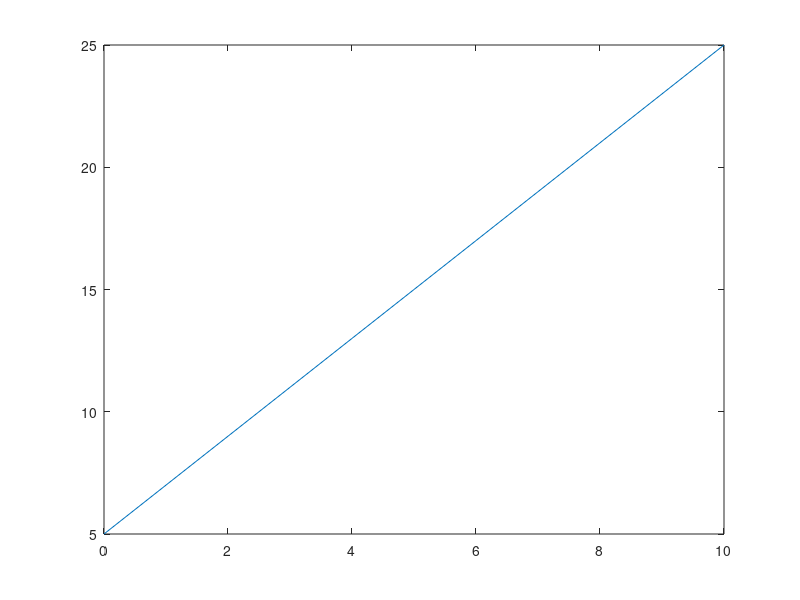
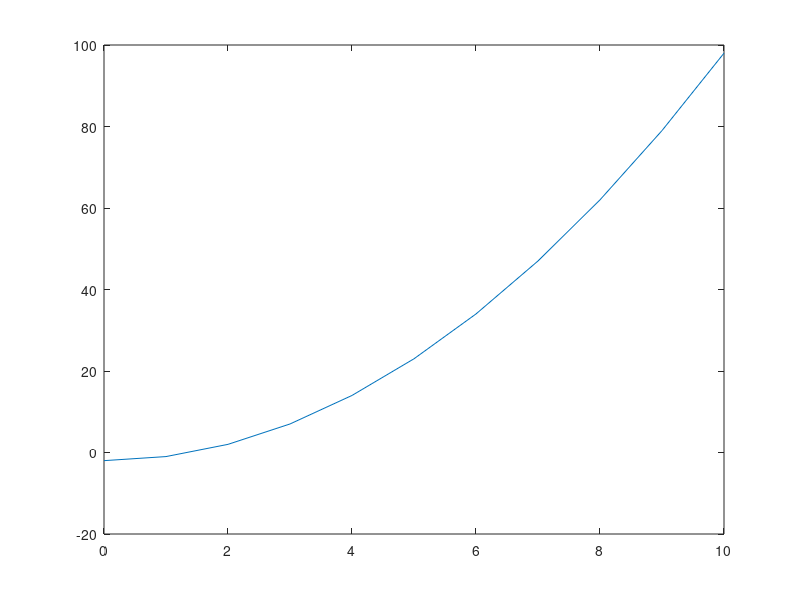
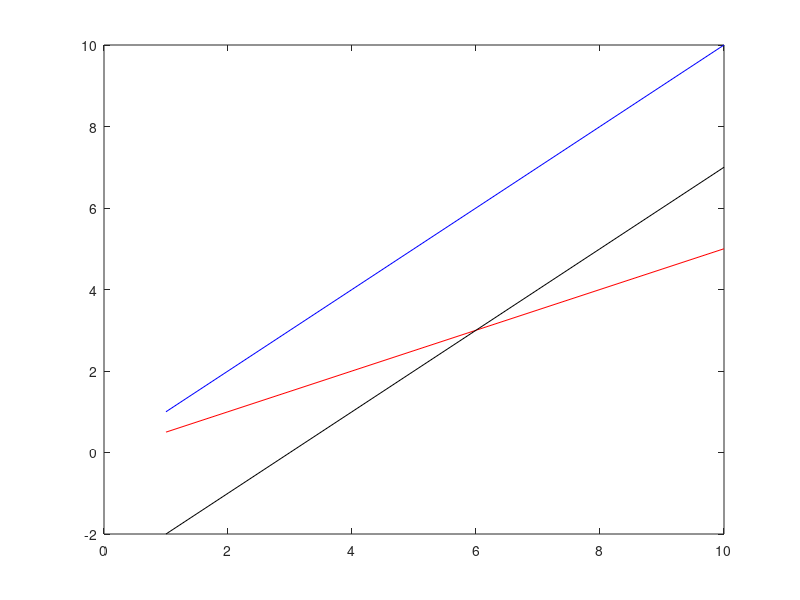
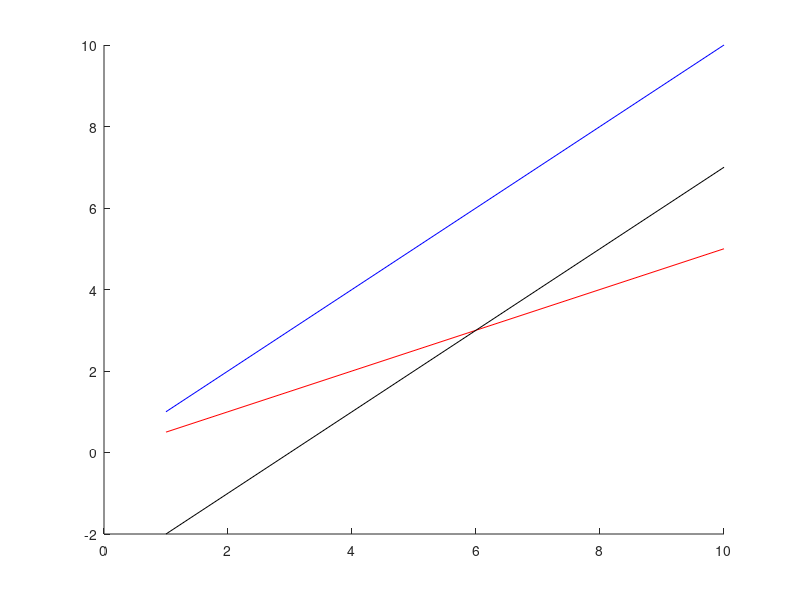

The MATLAB script that drew these images, in order:
% Tad Riley
% Date: Nov 12, 2017
% Last Edit:
% Source: notes09
% Tables and 2D plotting

%close all %can be used to close all plot figures / pop=ups at once

x=1:5; y = -11:-1:-15; z = 0:10000:40000;
disp('           x           y           z');
disp([x;y;z]')

fprintf('\n %8g \t %8g \t %8g\n', [x;y;z])

x = -1.23327432:0.00000001:-1.23327428; y =0:10000:40000; z = 50:50:250;
fprintf('\n %12c \t %12c \t %12c \t %12c \n','x','y','z');
fprintf('\n %12.9g \t %12.9g \t %12.9g', [x;y;z])
fprintf('\n')

x = [5,50,500,5000,50000]; y = 0:10000:40000; z= 50:50:250;
fprintf('\n %g %g %g', [x;y;z])
fprintf('\n')

x = 0:10; y = x.^2-2; z = 2*x +5;
plot(x,y)   % Opens figure 1
plot(x,z)   % Overwrites in Figure 1

figure % Opens Fig. 2
plot(x,y) % Plots on figure 2

figure
x = 1:10; y = x; z = 0.5*x; q = x-3;
plot(x,y,'b',x,z,'r',x,q,'k')   % Plots to the same figure

% This will also plot to one figure
figure; hold on
plot(x,y,'b')
plot(x,z,'r')
plot(x,q,'k')
hold off

%%%%%%%%%%%%%%%%%%%%%%%%%%%%%%%%%%%%%%%%%%%%%%%%%%%%%%%%%%%%%55
% Subplots

% This will place the figures into columns
figure
subplot(3,1,1)
plot(x,y,'b')
subplot(3,1,2)
plot(x,z,'r')
subplot(3,1,3)
plot(x,q,'k')

% This will place the subfigures into rows
figure
subplot(1,3,1)
plot(x,y,'b')
subplot(1,3,2)
plot(x,z,'r')
subplot(1,3,3)
plot(x,q,'k')

% Creating a scatter plot (No connected lines)
x = 1:5; y = x;
figure
 % Defining the marker shape as 'o' the connecting line was removed
plot(x,y,'ro') 
figure
scatter(x,y,'r')

figure
x=-1:.001:1;
y1 = sqrt(1 - x.^2);
y2 = -sqrt(1 - x.^2);
plot(x,y1,'b',x,y2,'b','LineWidth',2)

figure
theta = 0:(2*pi)/1000:2*pi;
r = ones(1,length(theta));
polar(theta,r)

%%%%%%%%%%%%%%%%%%%%%%%%%%%%%%%%%%%%%%%%%%%%%%%%%%%%
% Now try to plot the function 
% x(t) = 1 + 10 * exp(-0.5*t)*cos(5*t)

% Using array math
t = 0:0.01:12;
xa = 1 + 10*exp(-0.5*t).*cos(5*t);

% Using a while loop
t = [];
time = 0;
dt = 0.01;
xb = [];
while time <= 12
    xb = [xb, 1 + 10*exp(-0.5*time)*cos(5*time)];
    t = [t, time];
    time = time + dt;
end

% Now we plot and label the results for comparison
figure
plot(t,xa,'r','LineWidth',2)
xlabel('t','FontSize',12)
ylabel('x','FontSize',12)
title('Plot of x(t) = 1 + 10 e^{-0.5t} cos(5t)','FontSize',12)

 figure
plot(t,xb,'r','LineWidth',2)
xlabel('t','FontSize',12)
ylabel('x','FontSize',12)
title('Plot of x(t) = 1 + 10 e^{-0.5t} cos(5t)','FontSize',20)       

clear
close all

count = input('Enter # of different dt to use: ');
step = 0;

figure

while step < count
    step = step + 1;
    
    dt = input('Enter dt: ');
    t = 0:dt:8*pi;
    
    x = sin(t);
    y = cos(t);
    
    subplot(count,1,step)
    plot(t,x,'b-o',t,y,'c--+','LineWidth',2,'MarkerEdgeColor','r')
    xlabel('t','FontSize',12)
    ylabel('sin(t) / cos(t)','FontSize',12)
    title(['dt =' num2str(dt)],'FontSize',10)
    legend('sin(t)','cos(t)')
    grid on
end

